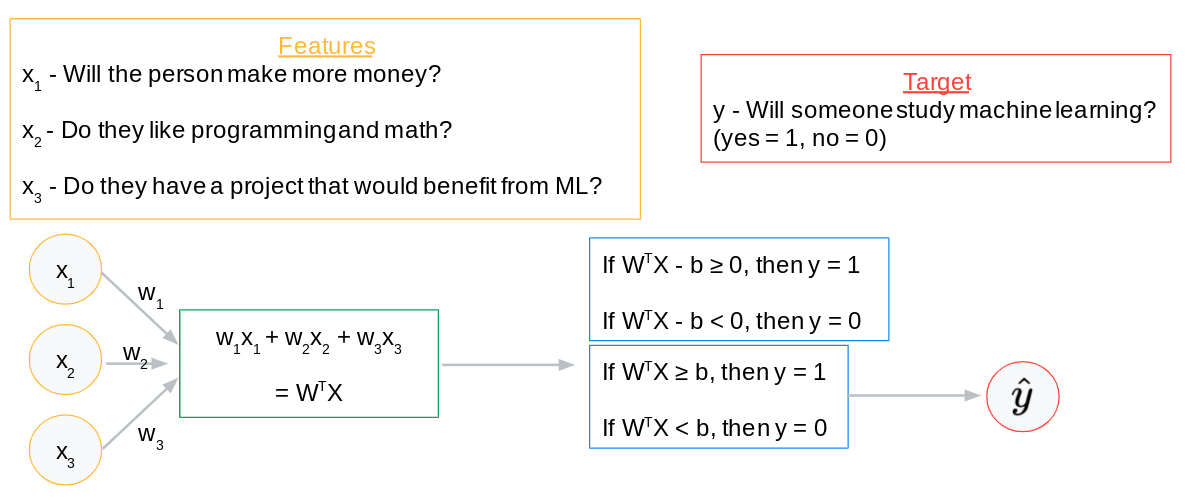
#> input picture 16 - Regression with TensorFlow/NN_res/perceptron_example.png, 1190 x 503 px, given in place of running-shoe-371624_1920.jpg, which was not available
$ jupyter execute 00-pil.ipynb   (older library calls are emulated)   (text cells are left out)
#> lines starting #> are read from the running program, lines starting #| are printed output that depends on the picture; pictures that were not available may be replaced by others from this repository, and a replacement may not be noted
[cell 1]
# Licensed under the Apache License, Version 2.0 (the "License");
# you may not use this file except in compliance with the License.
# You may obtain a copy of the License at
#
# https://www.apache.org/licenses/LICENSE-2.0
#
# Unless required by applicable law or agreed to in writing, software
# distributed under the License is distributed on an "AS IS" BASIS,
# WITHOUT WARRANTIES OR CONDITIONS OF ANY KIND, either express or implied.
# See the License for the specific language governing permissions and
# limitations under the License.

[cell 2]
from google.colab import files

uploaded = files.upload()
#> the answer given: perceptron_example.png

for fn in uploaded.keys():
  print('User uploaded file "{name}" with length {length} bytes'.format(
      name=fn, length=len(uploaded[fn])))

[cell 3]
from PIL import Image
import matplotlib.pyplot as plt

image_file = "running-shoe-371624_1920.jpg"

with Image.open(image_file) as sneaker:
#> sneaker is the input picture: PIL image 1190x503 RGB; mean R, G, B 247.2, 246.8, 246.2
  plt.imshow(sneaker)
  plt.show()

[cell 4]
from PIL import Image
import matplotlib.pyplot as plt

image_width_height = None

with Image.open(image_file) as sneaker:
  image_width_height = sneaker.size
#> image_width_height = (1190, 503)

print(image_width_height)
#| (1190, 503)

[cell 5]
max_dimension = max(image_width_height)
#> max_dimension = 1190

print(max_dimension)
#| 1190

[cell 6]
width_padding = max_dimension - image_width_height[0]
#> width_padding = 0
height_padding = max_dimension - image_width_height[1]
#> height_padding = 687

print("Width padding: {}, Height padding: {}".format(width_padding, height_padding))
#| Width padding: 0, Height padding: 687

[cell 7]
left_padding = width_padding // 2
#> left_padding = 0
right_padding = width_padding - left_padding
#> right_padding = 0

top_padding = height_padding // 2
#> top_padding = 343
bottom_padding = height_padding - top_padding
#> bottom_padding = 344

print("Left padding: {}, Top padding {}, Right padding: {}, Bottom padding {}".format(
  left_padding,
  top_padding,
  right_padding,
  bottom_padding))
#| Left padding: 0, Top padding 343, Right padding: 0, Bottom padding 344

[cell 8]
from PIL import ImageOps

padding = (
  left_padding,
  top_padding,
  right_padding,
  bottom_padding
)
#> padding = (0, 343, 0, 344)

image = Image.open("running-shoe-371624_1920.jpg")
padded_image = ImageOps.expand(image, padding, (255,255,255,255))
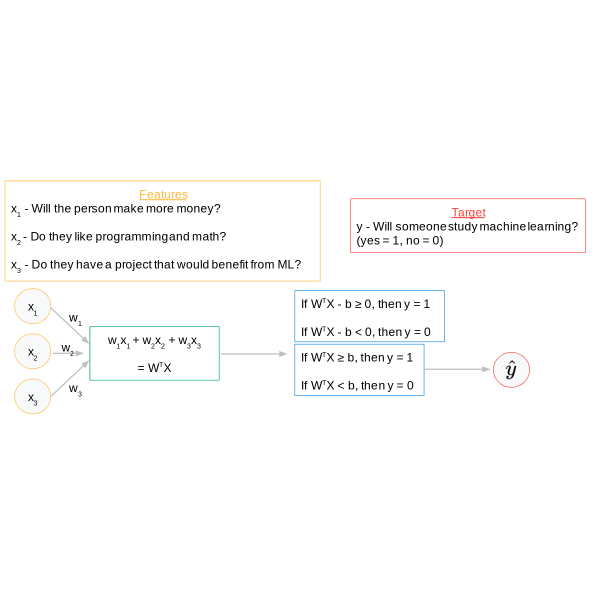
#> padded_image: PIL image 1190x1190 RGB (shown at 1/2 size); mean R, G, B 251.7, 251.5, 251.3
image.close()

_ = plt.imshow(padded_image)

[cell 9]
padded_image.size
#> Out = (1190, 1190)

[cell 10]
desired_size = (200, 200)

resized_image = padded_image.resize(desired_size, Image.ANTIALIAS)
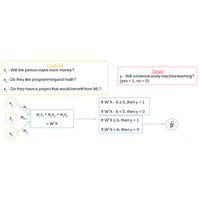
#> resized_image: PIL image 200x200 RGB; mean R, G, B 251.5, 251.2, 251
_ = plt.imshow(resized_image)

[cell 11]
resized_image.size

[cell 12]
# Upload the file you just downloaded from your computer to the Colab runtime

from google.colab import files

uploaded = files.upload()
#> the answer given: perceptron_example_01.png

for fn in uploaded.keys():
  print('User uploaded file "{name}" with length {length} bytes'.format(
      name=fn, length=len(uploaded[fn])))

[cell 13]
# Open the image file and plot the image
image_file = "shoes-g60716e2f1_1280.png"

with Image.open(image_file) as sneaker:
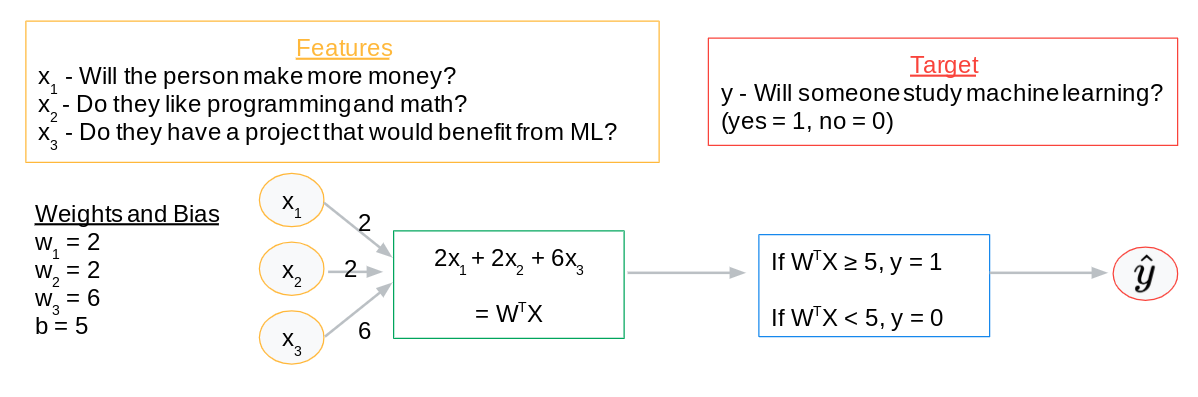
#> input picture 16 - Regression with TensorFlow/NN_res/perceptron_example_01.png, 1198 x 397 px, given in place of shoes-g60716e2f1_1280.png, which was not available
#> sneaker is the input picture: PIL image 1198x397 RGB; mean R, G, B 246.1, 245.3, 244.5
  plt.imshow(sneaker)
  plt.show()

# Print the dimension of the image
image_width_height = None

with Image.open(image_file) as sneaker:
  image_width_height = sneaker.size

print(image_width_height)
#| (1198, 397)

# Find the longer dimension
max_dimension = max(image_width_height)

# Compute the delta width and height
width_padding = max_dimension - image_width_height[0]
height_padding = max_dimension - image_width_height[1]

# Compute the padding amounts
left_padding = width_padding // 2
right_padding = width_padding - left_padding

top_padding = height_padding // 2
bottom_padding = height_padding - top_padding

# Pad and plot the image
padding = (
  left_padding,
  top_padding,
  right_padding,
  bottom_padding
)

image = Image.open(image_file)
padded_image = ImageOps.expand(image, padding, (255,255,255,255))
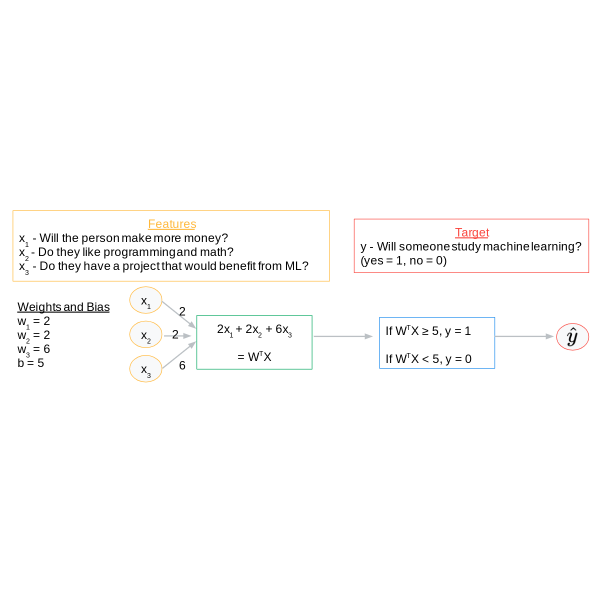
#> padded_image: PIL image 1198x1198 RGB (shown at 1/2 size); mean R, G, B 252.1, 251.8, 251.5
image.close()

_ = plt.imshow(padded_image)

# Resize and plot the image
desired_size = (100, 100)

resized_image = padded_image.resize(desired_size, Image.ANTIALIAS)
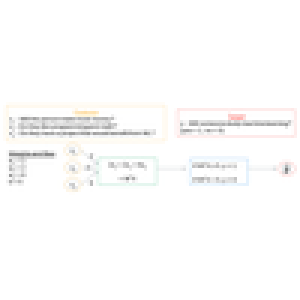
#> resized_image: PIL image 100x100 RGB (shown 3 times larger); mean R, G, B 251.9, 251.6, 251.3
_ = plt.imshow(resized_image)

[cell 14]
# Flip the image horizontally (left to right)
mirror_image = ImageOps.mirror(resized_image)
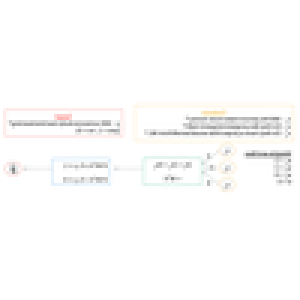
#> mirror_image: PIL image 100x100 RGB (shown 3 times larger); mean R, G, B 251.9, 251.6, 251.3

# Plot the image to show the image is indeed flipped horizontally
_ = plt.imshow(mirror_image)
